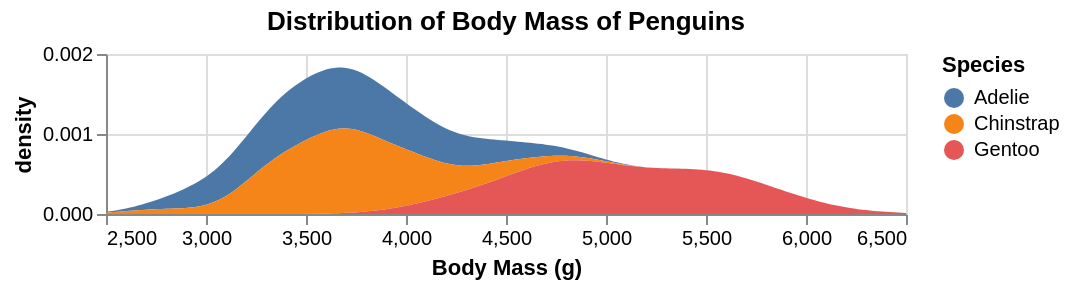

Here is the Vega-Lite specification saved for this chart:
### Vega-Lite specification from a JSON file in a GitHub repository (floating-point values rounded to 4 significant figures; data arrays with more than 128 entries replaced by an {"elided": "..."} marker saying what was removed)
{"$schema": "https://vega.github.io/schema/vega-lite/v4.json", "title": "Distribution of Body Mass of Penguins", "width": 400, "height": 80, "data": {"values": {"elided": "344 records"}}, "mark": "area", "transform": [{"density": "Body Mass (g)", "groupby": ["Species"], "extent": [2500, 6500]}], "encoding": {"x": {"field": "value", "type": "quantitative", "title": "Body Mass (g)"}, "y": {"field": "density", "type": "quantitative", "stack": "zero"}, "color": {"field": "Species", "type": "nominal"}}}
